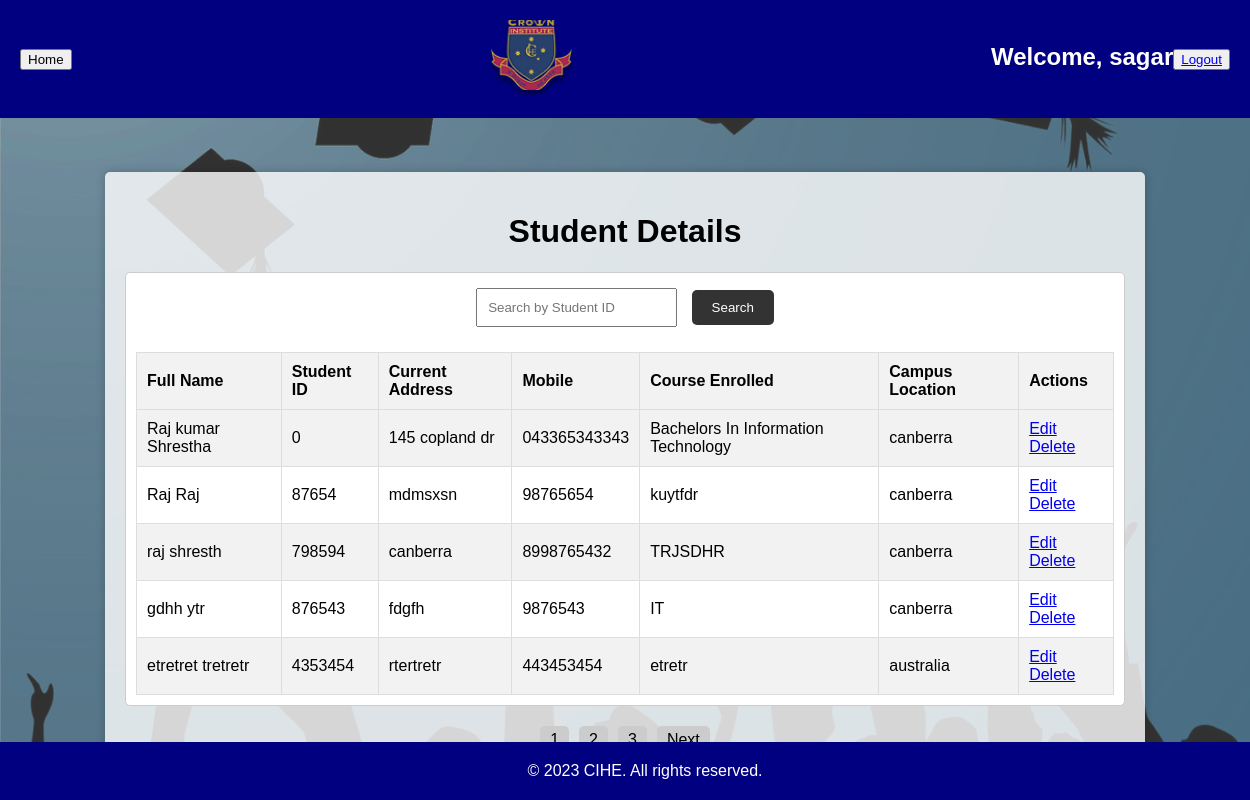
The app's page /finalproject/admin/view_student.php (signed in) with its own data.
### tables this page shows
CREATE TABLE `tbl_student` (
  `Title` varchar(255) DEFAULT NULL,
  `studentId` int(11) NOT NULL,
  `firstName` varchar(255) DEFAULT NULL,
  `LastName` varchar(255) DEFAULT NULL,
  `usiNo` varchar(255) DEFAULT NULL,
  `docType` varchar(255) DEFAULT NULL,
  `docNo` varchar(255) DEFAULT NULL,
  `issueDate` date DEFAULT NULL,
  `expiryDate` date DEFAULT NULL,
  `issueCountry` varchar(255) DEFAULT NULL,
  `currentAddress` varchar(255) DEFAULT NULL,
  `suburb` varchar(255) DEFAULT NULL,
  `state` varchar(255) DEFAULT NULL,
  `postCode` varchar(255) DEFAULT NULL,
  `email` varchar(255) DEFAULT NULL,
  `mobile` varchar(255) DEFAULT NULL,
  `emergencyContact` varchar(255) DEFAULT NULL,
  `relationship` varchar(255) DEFAULT NULL,
  `emergencyContactNo` varchar(255) DEFAULT NULL,
  `permanentAddress` varchar(255) DEFAULT NULL,
  `country` varchar(255) DEFAULT NULL,
  `countryCode` varchar(255) DEFAULT NULL,
  `qualifications` varchar(255) DEFAULT NULL,
  `otherQualification` varchar(255) DEFAULT NULL,
  `disability` varchar(255) DEFAULT NULL,
  `disabilityType` varchar(255) DEFAULT NULL,
  `medicalCondition` varchar(255) DEFAULT NULL,
  `employementStatus` varchar(255) DEFAULT NULL,
  `studyReasons` varchar(255) DEFAULT NULL,
  `campusLocation` varchar(255) DEFAULT NULL,
  `courseEnrolled` varchar(255) DEFAULT NULL,
  `q1` varchar(255) DEFAULT NULL,
  `q2` varchar(255) DEFAULT NULL,
  `q3` varchar(255) DEFAULT NULL,
  `q4` varchar(255) DEFAULT NULL,
  `q5` varchar(255) DEFAULT NULL,
  `q6` varchar(255) DEFAULT NULL,
  `studentDeclaration` varchar(255) DEFAULT NULL,
  `mediaPermission` varchar(255) DEFAULT NULL,
  `orientationChecklist` varchar(255) DEFAULT NULL,
  `agentName` varchar(255) DEFAULT NULL,
  `q1_1` varchar(255) DEFAULT NULL,
  `q1_2` varchar(255) DEFAULT NULL,
  `q1_3` varchar(255) DEFAULT NULL,
  `q1_4` varchar(255) DEFAULT NULL,
  `q1_5` varchar(255) DEFAULT NULL,
  `q1_6` varchar(255) DEFAULT NULL,
  `q1_7` varchar(255) DEFAULT NULL,
  `q1_8` varchar(255) DEFAULT NULL,
  `q1_9` varchar(255) DEFAULT NULL,
  `q10` varchar(255) DEFAULT NULL,
  `agentInfo` varchar(255) DEFAULT NULL,
  `service` varchar(255) DEFAULT NULL,
  `form_date` varchar(255) NOT NULL
);

### finalproject/admin/view_student.php (the view, shortened to what this page needs)
<?php
include '../db_config.php';
$currentPage = isset($_GET['page']) ? $_GET['page'] : 1;
$recordsPerPage = 5;
$offset = ($currentPage - 1) * $recordsPerPage;
$sqlCount = "SELECT COUNT(*) as total FROM tbl_student";
$resultCount = $conn->query($sqlCount);
$rowCount = $resultCount->fetch_assoc();
$totalRecords = $rowCount['total'];
$totalPages = ceil($totalRecords / $recordsPerPage);
$sql = "SELECT firstName, lastName, studentId, currentAddress, mobile, courseEnrolled, campusLocation FROM tbl_student LIMIT $offset, $recordsPerPage";
$result = $conn->query($sql);
if (isset($_POST['student_id']) && !empty($_POST['student_id'])) {
    $searchStudentId = $_POST['student_id'];
    $sql = "SELECT firstName, lastName, studentId, currentAddress, mobile, courseEnrolled, campusLocation FROM tbl_student WHERE studentId = ?";
    $stmt = $conn->prepare($sql);
    $stmt->bind_param("s", $searchStudentId);
    $stmt->execute();
    $result = $stmt->get_result();
} else {
    $sql = "SELECT firstName, lastName, studentId, currentAddress, mobile, courseEnrolled, campusLocation FROM tbl_student LIMIT $offset, $recordsPerPage";
    $result = $conn->query($sql);
}
?>
<!DOCTYPE html>
<html lang="en">
<head>
</head>
<body>
<div class="header">
    <div>
        <button class="home-button" onclick="goToHomePage()">Home</button>
    </div>
    <img src="logo/logo1.png" alt="Logo" class="logo">
    <br> <h1 class="welcome-message">Welcome, <?php echo $_SESSION['username']; ?></h1><br>
    <button class="logout-button-top" onclick="logout()"><a href="../student/logout.php">Logout</a></button>
</div>
<br><br><br>
<div class="content">
    <h1><center>Student Details</center></h1>
    <div class="student-request">
        <div class="search-container">
            <form method="post">
                <input type="text" name="student_id" placeholder="Search by Student ID">
                <input type="submit" value="Search">
            </form>
        </div>
        <?php
        if ($result->num_rows > 0) {
            echo "<table border='1'>";
            echo "<tr><th>Full Name</th><th>Student ID</th><th>Current Address</th><th>Mobile</th><th>Course Enrolled</th><th>Campus Location</th><th>Actions</th></tr>";
            while ($row = $result->fetch_assoc()) {
                echo "<tr>";
                echo "<td>" . $row["firstName"] . " " . $row["lastName"] . "</td>";
                echo "<td>" . $row["studentId"] . "</td>";
                echo "<td>" . $row["currentAddress"] . "</td>";
                echo "<td>" . $row["mobile"] . "</td>";
                echo "<td>" . $row["courseEnrolled"] . "</td>";
                echo "<td>" . $row["campusLocation"] . "</td>";
                echo "<td> <a href='edit_student.php?id=" . $row["studentId"] . "'>Edit</a>
                           <a href='del_student.php?id=" . $row["studentId"] . "' onclick='return confirmDelete();'>Delete</a></td>";
                echo "</tr>";
            }
            echo "</table>";
        } else {
            echo "No data found.";
        }
        ?>
    </div>
    <div style="text-align: center;" class="pagination">
        <?php
        for ($i = 1; $i <= $totalPages; $i++) {
            echo "<a href='view_student.php?page=" . $i . "'>" . $i . "</a>";
        }
        if ($currentPage < $totalPages) {
            echo "<a href='view_student.php?page=" . ($currentPage + 1) . "'>Next</a>";
        }
        ?>
    </div>
</div>
<div class="footer">
    &copy; 2023 CIHE. All rights reserved.
</div>
</body>
</html>

### finalproject/admin/view_student.php (style rules this page uses)
body { font-family: Arial, sans-serif; background-color: #f2f2f2; margin: 0; padding: 0; background-image: url('logo/background.png'); background-size: cover; }
.header { background-color: navy; color: #fff; text-align: center; display: flex; justify-content: space-between; align-items: center; padding: 20px; }
.logo { max-width: 100px; margin: 0 auto; }
.content { max-width: 80%; margin: 0 auto; padding: 20px; background-color: rgba(255, 255, 255, 0.8); box-shadow: 0px 0px 10px rgba(0, 0, 0, 0.2); border-radius: 5px; }
.welcome-message { font-size: 24px; margin-bottom: 20px; }
.student-request { border: 1px solid #ccc; border-radius: 5px; padding: 10px; margin-bottom: 20px; background-color: #fff; }
.footer { background-color: navy; color: #fff; padding: 20px; text-align: center; position: absolute; width: 100%; bottom: 0; }
table { border-collapse: collapse; width: 100%; margin-top: 20px; }
table, th, td { border: 1px solid #ddd; }
th, td { padding: 10px; text-align: left; }
th { background-color: #f2f2f2; }
tr:nth-child(even) { background-color: #f2f2f2; }
.pagination a { display: inline-block; padding: 5px 10px; margin: 0 5px; background-color: #ccc; color: #000; text-decoration: none; border-radius: 5px; }
.search-container { text-align: center; margin-bottom: 20px; }
.search-container input[type="text"] { padding: 10px; margin: 5px; }
.search-container input[type="submit"] { padding: 10px 20px; margin: 5px; background-color: #333; color: #fff; border: none; border-radius: 5px; cursor: pointer; }

### records on screen
tbl_student: firstName "Raj kumar", LastName "Shrestha", studentId "0", currentAddress "145 copland dr", mobile "043365343343", courseEnrolled "Bachelors In Information Technology", campusLocation "canberra"
tbl_student: firstName "Raj", LastName "Raj", studentId "87654", currentAddress "mdmsxsn", mobile "98765654", courseEnrolled "kuytfdr", campusLocation "canberra"
tbl_student: firstName "raj", LastName "shresth", studentId "798594", currentAddress "canberra", mobile "8998765432", courseEnrolled "TRJSDHR", campusLocation "canberra"
tbl_student: firstName "gdhh", LastName "ytr", studentId "876543", currentAddress "fdgfh", mobile "9876543", courseEnrolled "IT", campusLocation "canberra"
tbl_student: firstName "etretret", LastName "tretretr", studentId "4353454", currentAddress "rtertretr", mobile "443453454", courseEnrolled "etretr", campusLocation "australia"

### other values on screen
$_SESSION['username'] "sagar"
